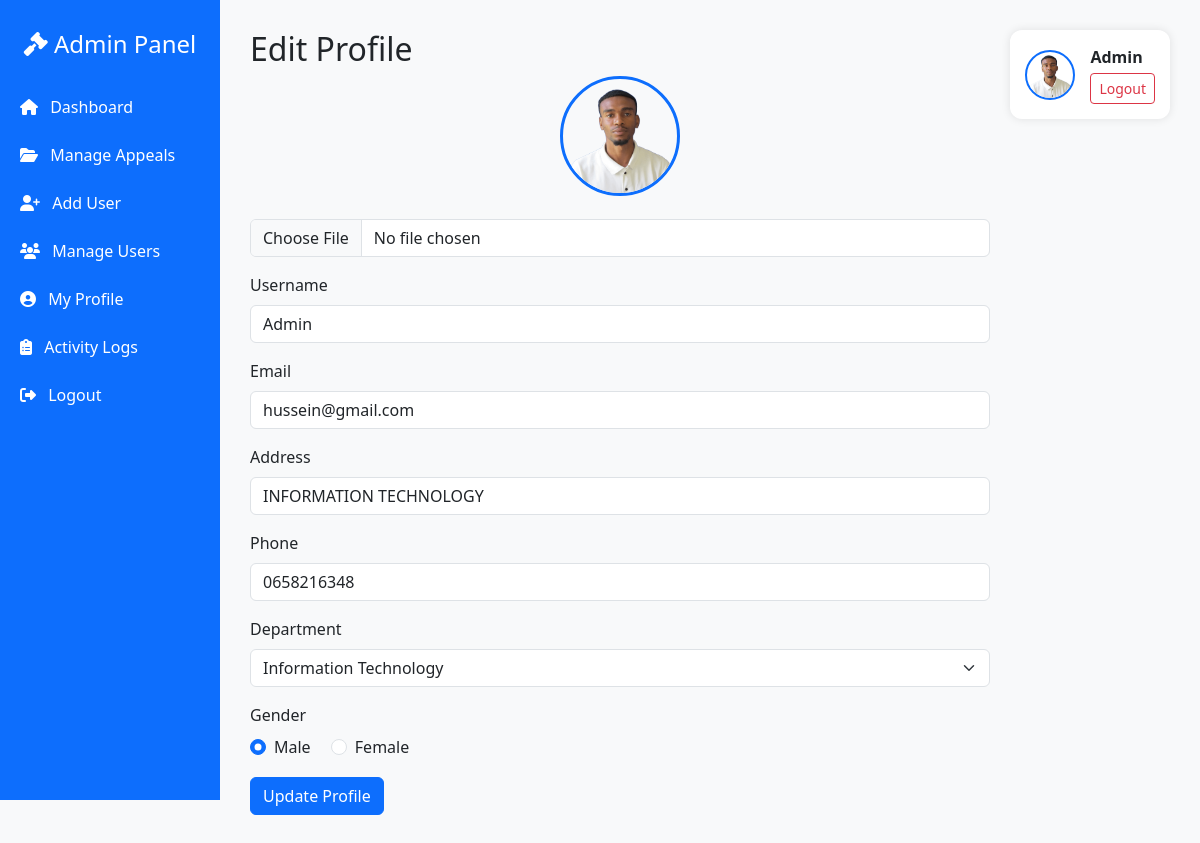
Screenshot of /admin/profile.php (signed in) with the database file from the repository.
### tables this page shows
CREATE TABLE `users` (
  `id` int(11) NOT NULL,
  `username` varchar(100) NOT NULL,
  `email` varchar(100) NOT NULL,
  `address` varchar(255) NOT NULL,
  `phone` varchar(20) NOT NULL,
  `gender` enum('Male','Female') NOT NULL,
  `password` varchar(255) NOT NULL,
  `role` enum('admin','user') NOT NULL DEFAULT 'user',
  `created_at` timestamp NOT NULL DEFAULT current_timestamp(),
  `profile_image` varchar(255) DEFAULT 'default.png',
  `department` varchar(100) DEFAULT NULL,
  `course` varchar(100) DEFAULT NULL,
  `year` varchar(20) DEFAULT NULL,
  `level` varchar(50) DEFAULT NULL,
  `department_id` int(11) DEFAULT NULL
);

CREATE TABLE `departments` (
  `id` int(11) NOT NULL,
  `name` varchar(100) NOT NULL
);

### admin/profile.php (the view, shortened to what this page needs)
<?php
include '../db.php';
$userId = $_SESSION['user']['id'];
$stmt = $conn->prepare("SELECT username, email, address, phone, gender, profile_image, department_id FROM users WHERE id = ?");
$stmt->bind_param("i", $userId);
$stmt->execute();
$result = $stmt->get_result();
$user = $result->fetch_assoc();
$departments = [];
$deptStmt = $conn->query("SELECT id, name FROM departments");
while ($row = $deptStmt->fetch_assoc()) {
    $departments[] = $row;
}
$profileImage = !empty($user['profile_image']) ? $user['profile_image'] : 'default.png';
?>
<!DOCTYPE html>
<html lang="en">
<head>
  <link href="https://cdn.jsdelivr.net/npm/bootstrap@5.3.3/dist/css/bootstrap.min.css" rel="stylesheet" />
  <link href="https://cdnjs.cloudflare.com/ajax/libs/font-awesome/6.5.0/css/all.min.css" rel="stylesheet" />
</head>
<body>
<div class="sidebar">
  <h4 class="text-center mb-4"><i class="fas fa-gavel"></i> Admin Panel</h4>
  <a href="dashboard.php"><i class="fas fa-home me-2"></i> Dashboard</a>
  <a href="manage_appeals.php"><i class="fas fa-folder-open me-2"></i> Manage Appeals</a>
  <a href="add_user.php"><i class="fas fa-user-plus me-2"></i> Add User</a>
  <a href="manage_users.php"><i class="fas fa-users me-2"></i> Manage Users</a>
  <a href="profile.php"><i class="fas fa-user-circle me-2"></i> My Profile</a>
  <a href="view_logs.php"><i class="fas fa-clipboard-list me-2"></i> Activity Logs</a>
  <a href="../logout.php"><i class="fas fa-sign-out-alt me-2"></i> Logout</a>
</div>
<div class="dashboard-content">
  <h2>Edit Profile</h2>
  <form action="profile.php" method="POST" enctype="multipart/form-data" novalidate>
    <div class="mb-3 text-center">
      <img src="../image/<?= htmlspecialchars($profileImage) ?>" alt="Profile Image" class="profile-image-preview" id="imagePreview" />
      <input type="file" name="profile_image" id="profileImageInput" accept="image/*" class="form-control mt-2" />
    </div>
    <div class="mb-3">
      <label for="username" class="form-label">Username</label>
      <input type="text" name="username" id="username" class="form-control" value="<?= htmlspecialchars($user['username']) ?>" required />
    </div>
    <div class="mb-3">
      <label for="email" class="form-label">Email</label>
      <input type="email" name="email" id="email" class="form-control" value="<?= htmlspecialchars($user['email']) ?>" required />
    </div>
    <div class="mb-3">
      <label for="address" class="form-label">Address</label>
      <input type="text" name="address" id="address" class="form-control" value="<?= htmlspecialchars($user['address']) ?>" required />
    </div>
    <div class="mb-3">
      <label for="phone" class="form-label">Phone</label>
      <input type="text" name="phone" id="phone" class="form-control" value="<?= htmlspecialchars($user['phone']) ?>" required />
    </div>
    <div class="mb-3">
      <label for="department_id" class="form-label">Department</label>
      <select name="department_id" id="department_id" class="form-select" required>
        <?php foreach ($departments as $dept): ?>
          <option value="<?= $dept['id'] ?>" <?= ($user['department_id'] == $dept['id']) ? 'selected' : '' ?>>
            <?= htmlspecialchars($dept['name']) ?>
          </option>
        <?php endforeach; ?>
      </select>
    </div>
    <div class="mb-3">
      <label class="form-label">Gender</label><br />
      <div class="form-check form-check-inline">
        <input class="form-check-input" type="radio" name="gender" id="male" value="Male" <?= ($user['gender'] === 'Male') ? 'checked' : '' ?> required />
        <label class="form-check-label" for="male">Male</label>
      </div>
      <div class="form-check form-check-inline">
        <input class="form-check-input" type="radio" name="gender" id="female" value="Female" <?= ($user['gender'] === 'Female') ? 'checked' : '' ?> required />
        <label class="form-check-label" for="female">Female</label>
      </div>
    </div>
    <button type="submit" class="btn btn-primary">Update Profile</button>
  </form>
</div>
<div class="profile-box">
  <img src="../image/<?= htmlspecialchars($profileImage) ?>" alt="Profile Image" />
  <div>
    <strong><?= htmlspecialchars($user['username']) ?></strong><br />
    <a href="../logout.php" class="btn btn-sm btn-outline-danger mt-1">Logout</a>
  </div>
</div>
</body>
</html>

### admin/profile.php (style rules this page uses)
body { background-color: #f8f9fa; }
.sidebar { height: 100vh; position: fixed; background: #0d6efd; color: #fff; width: 220px; padding-top: 30px; }
.sidebar a { color: #fff; display: block; padding: 12px 20px; text-decoration: none; }
.dashboard-content { margin-left: 220px; padding: 30px; max-width: 800px; }
.profile-box { position: fixed; right: 30px; top: 30px; background: white; padding: 15px; border-radius: 12px; box-shadow: 0 0 10px rgba(0,0,0,0.1); display: flex; align-items: center; gap: 15px; }
.profile-box img { width: 50px; height: 50px; border-radius: 50%; object-fit: cover; border: 2px solid #0d6efd; }
.profile-image-preview { width: 120px; height: 120px; border-radius: 50%; object-fit: cover; border: 3px solid #0d6efd; margin-bottom: 15px; }

### rows the page displays
users: profile_image (picture), username "Admin", email "hussein@gmail.com", address "INFORMATION TECHNOLOGY", phone "0658216348", department_id "Information Technology", gender "☑ Male", gender "☐ Female"
